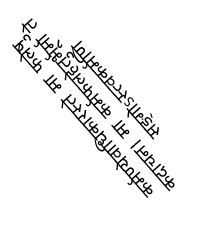
#> input picture Assignment 1/Q3/test/3_c.png, 200 x 235 px
$ python -i Q3_210422.py   (imports and definitions only)
#> lines starting #> are read from the running program, lines starting #| are printed output that depends on the picture; after the words box and inside, x2 and y2 are one past the last pixel; in counts of white or black regions, pixels touching at a corner belong together
import cv2
import numpy as np

def solution(image_path):
    ############################
    ############################

    ############################
    ############################
    ## comment the line below before submitting else your code wont be executed##
    # pass\
#> called with image_path = 'test/3_c.png'
    image = cv2.imread(image_path)
#> image is the input picture: shape (235, 200, 3); min 0, max 255, mean 241.3
    try:
        bng_img = cv2.cvtColor(image, cv2.COLOR_BGR2GRAY)
        bng_img = cv2.bitwise_not(bng_img)
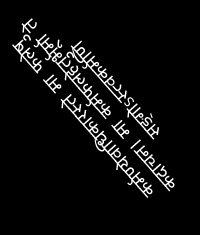
#> bng_img: shape (235, 200); min 0, max 255, mean 13.7
        bng_threshold_img = cv2.threshold(bng_img, 0, 255, cv2.THRESH_BINARY | cv2.THRESH_OTSU)[1]
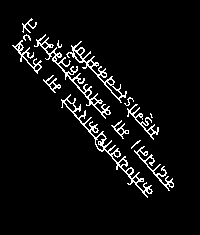
#> bng_threshold_img: shape (235, 200); 5.7% white in thin lines or dots, all inside (x1, y1, x2, y2) = (12, 18, 174, 198)
        bounding_box_coords = np.column_stack(np.where(bng_threshold_img > 0))
#> bounding_box_coords = 2661 pairs, first value 18 to 197, second value 12 to 173
        bounding_box_angle = cv2.minAreaRect(bounding_box_coords)[-1]
#> bounding_box_angle = -48.75
        if bounding_box_angle < -45:
            bounding_box_angle = -(90 + bounding_box_angle)
#> bounding_box_angle = -41.25
        elif bounding_box_angle >= 45:
            bounding_box_angle = 90 - bounding_box_angle
        else:
            bounding_box_angle = -bounding_box_angle
        if(bounding_box_angle<0):
            bounding_box_angle+=180
#> bounding_box_angle = 138.7
        (height, width) = image.shape[:2]
#> height = 235; width = 200
        center = (width // 2, height // 2)
#> center = (100, 117)
        rotation_matrix = cv2.getRotationMatrix2D(center, bounding_box_angle, 1)
#> rotation_matrix = [[-0.752, 0.659, 98.03], [-0.659, -0.752, 270.9]]
        rotated_img = cv2.warpAffine(image, rotation_matrix, (width, height), flags=cv2.INTER_CUBIC, borderMode=cv2.BORDER_REPLICATE)
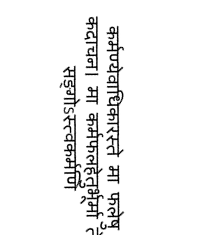
#> rotated_img: shape (235, 200, 3); min 0, max 255, mean 241.1
        return rotated_img
    except:
        return image

>>> result = solution('test/3_c.png')
